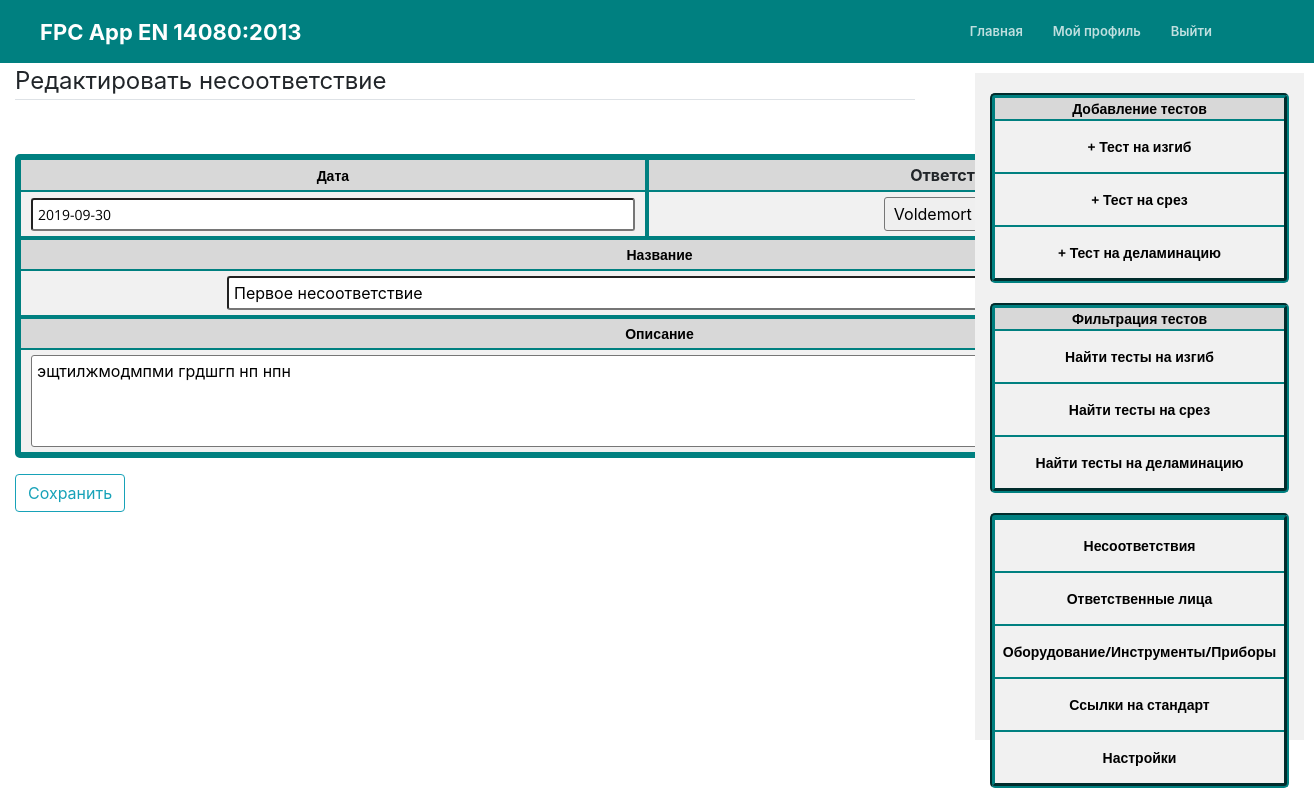
Screenshot of /nonconformity/3/update/ (signed in) with the database file from the repository.
### mainApp/models.py (models this page shows, shortened)
class Nonconformity(models.Model):
	name = models.CharField(max_length=100)
	description = models.TextField(blank=True)
	resp_person = models.ForeignKey(Person, on_delete=models.PROTECT)
	nonconformity_date = models.DateField()
	author = models.ForeignKey(User, blank=True, null=True, on_delete=models.CASCADE)

### mainApp/views.py (the view, shortened to what this page needs)
# urls.py: path('nonconformity/<int:pk>/update/', NonconformityUpdateView.as_view(), name='nonconformity-update'),
class NonconformityUpdateView(LoginRequiredMixin, UserPassesTestMixin, UpdateView):
	model = Nonconformity
	success_url = '/nonconformities'
	template_name = 'mainApp/nonconformity_update.html'
	form_class = NonconformityForm
	def test_func(self):
		nonconformity = self.get_object()
		if self.request.user == nonconformity.author:
			return True
		return False

### mainApp/forms.py
class NonconformityForm(forms.ModelForm):
	nonconformity_date = forms.DateField(widget=DatePickerInput(format='%Y-%m-%d', options={'locale': 'ru'},))
	description = forms.CharField(required=False, widget=forms.Textarea(attrs={'rows': 4, 'cols': 120}))
	class Meta:
		model = Nonconformity
		fields = ['name', 'description', 'resp_person', 'nonconformity_date',]

### mainApp/models.py (called while the page is built)
	def __str__(self):
		return self.name

### mainApp/templates/mainApp/nonconformity_update.html (shortened to what this page needs)
{% extends "mainApp/today.html" %}
{% load crispy_forms_tags %}
{% load bootstrap4 %}
{% block content %}
<form method="POST" enctype="multipart/form-data">
<fieldset class="form-group">
    <legend class="border-bottom mb-4">Редактировать несоответствие</legend>
     <table class="table_detail">
        <tr class="table_row">
            <th class="table_cell dark_cell" id="cell2">Дата</th>
            <th class="table_cell dark_cell">Ответственный</th>
        </tr>
        <tr class="table_row">
            <th class="table_cell2" id="cell2">{{ form.nonconformity_date }}</th>
            <th class="table_cell2">{{ form.resp_person }}</th>
         </tr>
        <tr class="table_row">
            <th class="table_cell dark_cell" colspan="2" id="cell3" >Название</th>
        </tr>
        <tr class="table_row">
            <th class="table_cell long_name" colspan="2">{{ form.name }}</th>
        </tr>
        <tr class="table_row">
            <th class="table_cell dark_cell" colspan="2" id="cell3" >Описание</th>
        </tr>
        <tr class="table_row">
            <th class="table_cell" colspan="2">{{ form.description }}</th>
        </tr>
    </table>
    </fieldset>
    <div class="form-group">
        <button class="btn btn-outline-info" type="submit">Сохранить</button>
    </div>
</form>
{% endblock content %}

### mainApp/static/mainApp/style.css (style rules this page uses)
body { margin: 0; font-family: 'Open Sans', sans-serif; font-size: 14px; color: #ddd; }
*, *:before, *:after { box-sizing: border-box; }
.table_detail { border-collapse: separate; border-spacing: 0; text-align: center; margin: 30px 0 0; padding: 0 0; width: 100%; max-width: 900px; border: 5px solid #008080; border-radius: 5px; }
.table_row { width: 100%; }
.table_cell { margin: 0 0; border: 1px solid #008080; padding: 5px 10px; background: #f1f1f1; width: 20%; text-align: center; }
.table_cell2 { margin: 0 0; border: 1px solid #008080; padding: 5px 10px; background: #f1f1f1; text-align: center; width: 20%; }
.table_cell2 input { width: 100%; border-radius:3px; }
#cell2 { border-right: 3px solid #008080; font-family: 'Open Sans', sans-serif; font-size: 14px; color: #000000; font-weight: 700; }
#cell3 { border-top: 3px solid #008080; font-family: 'Open Sans', sans-serif; font-size: 14px; color: #000000; font-weight: 700; background: #d8d8d8; }
.dark_cell { background: #d8d8d8 }
input { width: 80px; border-radius:3px; padding: 5px; margin: 5px; }
select { width: auto; border-radius:3px; padding: 5px; margin: 5px; }
textarea { border-radius:3px; padding: 5px; margin: 5px; }
.long_name input { width: 865px; border-radius:3px; }
.form-group { padding-bottom: 0; }

### rows the page displays
Nonconformity: nonconformity_date "2019-09-30", resp_person "Voldemort", name "Первое несоответствие", description "эщтилжмодмпми грдшгп нп нпн"
